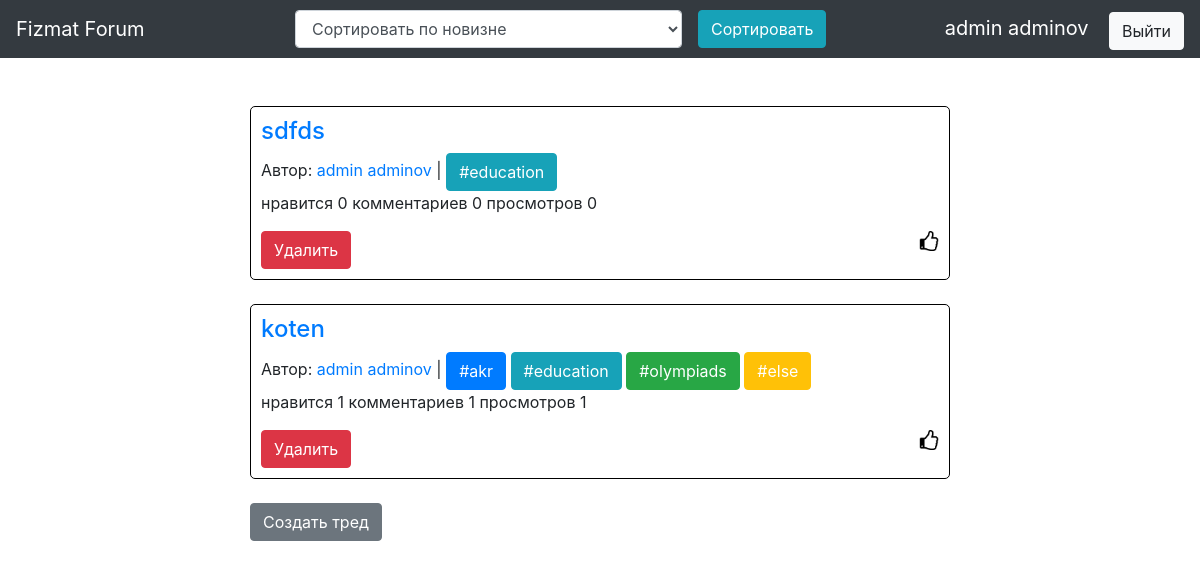
Page / (signed in) on the earlier database version.
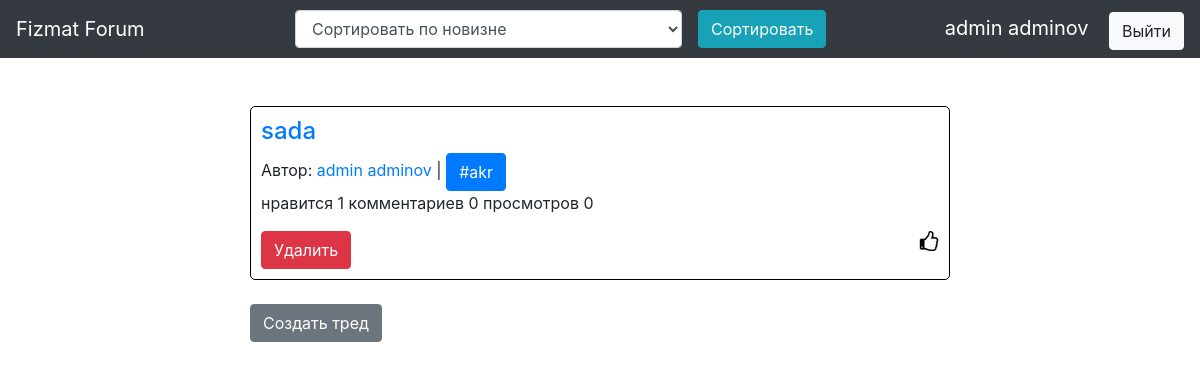
Same page on the later database version.
### data/users.py (models this page shows, shortened)
class User(SqlAlchemyBase, UserMixin, SerializerMixin):
    __tablename__ = 'users'
    id = sqlalchemy.Column(sqlalchemy.Integer, primary_key=True, autoincrement=True)
    surname = sqlalchemy.Column(sqlalchemy.String, nullable=False)
    name = sqlalchemy.Column(sqlalchemy.String, nullable=False)
    age = sqlalchemy.Column(sqlalchemy.Integer, nullable=False)
    grade = sqlalchemy.Column(sqlalchemy.Integer, nullable=False)
    email = sqlalchemy.Column(sqlalchemy.String, index=True, unique=True, nullable=False)
    hashed_password = sqlalchemy.Column(sqlalchemy.String)

### data/threads.py (models this page shows)
class Thread(SqlAlchemyBase, UserMixin, SerializerMixin):
    __tablename__ = 'threads'
    id = sqlalchemy.Column(sqlalchemy.Integer, primary_key=True, autoincrement=True)
    title = sqlalchemy.Column(sqlalchemy.String, nullable=False)
    user_id = sqlalchemy.Column(sqlalchemy.Integer, sqlalchemy.ForeignKey("users.id"))
    like_count = sqlalchemy.Column(sqlalchemy.Integer, nullable=False)
    view_count = sqlalchemy.Column(sqlalchemy.Integer, nullable=False)
    comment_count = sqlalchemy.Column(sqlalchemy.Integer, nullable=False)
    user = orm.relation('User')
    categories = orm.relation("Category", secondary=association_table, backref="threads")

### data/categories.py (models this page shows)
class Category(SqlAlchemyBase):
    __tablename__ = 'categories'
    id = sqlalchemy.Column(sqlalchemy.Integer, primary_key=True, autoincrement=True)
    name = sqlalchemy.Column(sqlalchemy.String, nullable=True)

### main.py (the view)
@app.route('/')
def index():
    session = db_session.create_session()
    return render_template('index.html', threads=session.query(Thread).all())

### data/db_session.py (called while the page is built)
def create_session() -> Session:
    global __factory
    return __factory()

### main.py (called while the page is built)
@login_manager.user_loader
def load_user(user_id):
    session = db_session.create_session()
    return session.query(User).get(user_id)

### templates/index.html (shortened to what this page needs)
{% extends "base.html" %}
{% block select %}
<form class="form-inline" name="sort_type" action="/sorted" method="GET">
    <div class="form-group mx-sm-3">
        <select class="form-control" name="sort_type">
            <option value="time">Сортировать по новизне</option>
        </select>
    </div>
    <button class="btn btn-info" type="submit">Сортировать</button>
</form>
{% endblock %}
{% block content %}
<br/><br/>
{% for item in threads|reverse %}
    <div class="thread">
        <a href="/thread/{{ item.id }}"><h4>{{ item.title }}</h4></a>
        <p>Автор: <a target="_blank" href="/profile/{{current_user.id}}">{{ item.user.name }} {{ item.user.surname }}</a> |
        {% for tag in item.categories %}
            {% if tag.name == "education" %}
                <a class="btn btn-info" style="color: #fff;">#education</a>
            {% elif tag.name == "akr" %}
                <a class="btn btn-primary" style="color: #fff;">#akr</a>
            {% elif tag.name == "olympiads" %}
                <a class="btn btn-success" style="color: #fff;">#olympiads</a>
            {% else %}
                <a class="btn btn-warning" style="color: #fff;">#else</a>
            {% endif %}
        {% endfor %}
        <br/>нравится {{ item.like_count }} комментариев {{ item.comment_count }} просмотров {{ item.view_count }}</p>
        {% if current_user.is_authenticated and current_user == item.user %}
            <a href="/thread_delete/{{ item.id }}" class="btn btn-danger">Удалить</a>
        {% endif %}
        {% if current_user.is_authenticated %}
            <a href="/like_thread/{{ item.id }}"><img src="/static/img/like.png" height="20px" width="20px" align="right"></a>
        {% endif %}
    </div>
    <br>
{% endfor %}
    {% if current_user.is_authenticated %}
        <a href="add_thread" class="btn btn-secondary form">Создать тред</a>
    {% endif %}
{% endblock %}

### templates/base.html (shortened to what this page needs)
<!DOCTYPE html>
<html lang="en">
<head>
                    <link rel="stylesheet"
                    href="https://stackpath.bootstrapcdn.com/bootstrap/4.4.1/css/bootstrap.min.css"
>
    <link rel="stylesheet" href="/static/css/style.css">
</head>
<body>
    <nav class="navbar navbar-dark bg-dark">
        <a class="navbar-brand" href="/">Fizmat Forum</a>
                {% block select %}{% endblock %}
                {% if current_user.is_authenticated %}
                    <span>
                        <a target="_blank" class="navbar-brand" href="/profile/{{current_user.id}}">{{ current_user.name }} {{ current_user.surname }}</a>
                        <a class="btn btn-light" href="/logout">Выйти</a>
                    </span>
                {% else %}
                    <p>
                        <a class="btn btn-primary " href="/register">Зарегистрироваться</a>
                        <a class="btn btn-success" href="/login">Войти</a>
                    </p>
                {% endif %}
    </nav>
    {% block content %}{% endblock %}
</body>
</html>

### static/css/style.css (style rules this page uses)
.form { margin-left: 250px; margin-right: 250px; }
.thread { margin-left: 250px; margin-right: 250px; border: solid 1px black; border-radius: 5px; padding: 10px 10px 10px 10px; }

Differences in the rows shown:
removed Thread: title "sdfds", user.name "admin", user.surname "adminov", like_count "0", comment_count "0", view_count "0"
no longer on this page (row unchanged): Category: name "#education"
changed Thread "admin": loses Category (name "#olympiads"); loses Category (name "#else"); title "koten" → "sada"; comment_count "1" → "0"; view_count "1" → "0"
